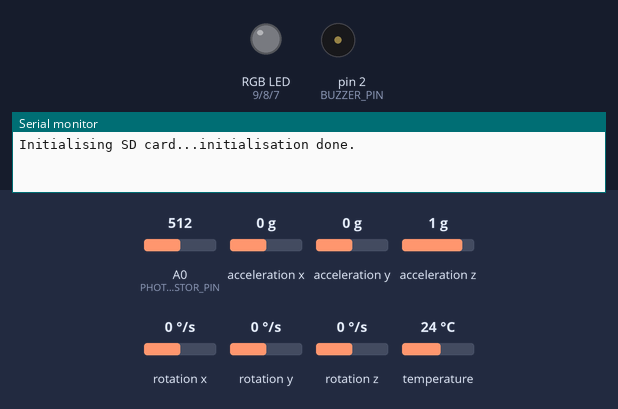
Bench run of a sketch on a simulated Arduino Mega 2560, built with avr-gcc and run on an emulated ATmega2560. Parts: an RGB LED mixed from three pins (HIGH = lit), buzzer (waves = sounding, pin HIGH), the last lines printed to the serial monitor. Wiring (from diagram.json): ultrasonic range finder: trigger pin 11; echo pin 10. Inputs (shaded band) come from the test bench; at power-on: A0 (PHOTO_RESISTOR_PIN) = 512, acceleration x 0 g, acceleration y 0 g, acceleration z 1 g, rotation x 0 °/s, rotation y 0 °/s, rotation z 0 °/s, temperature 24 °C. Dim RGB values are drawn brighter than linear; storage starts empty; pins used as bus, display or sensor lines are not drawn.

Above: at 3.05 s.
At 4.95 s:
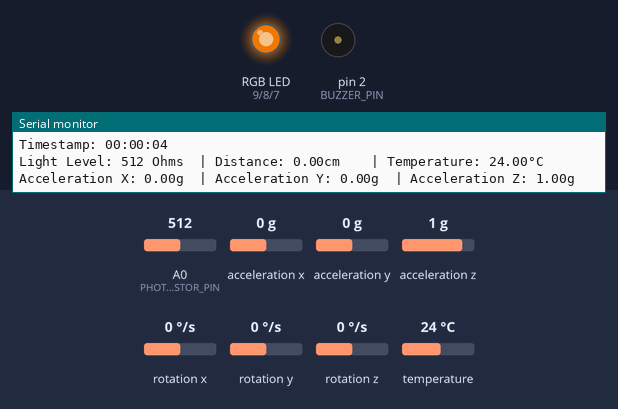
At 6.95 s:
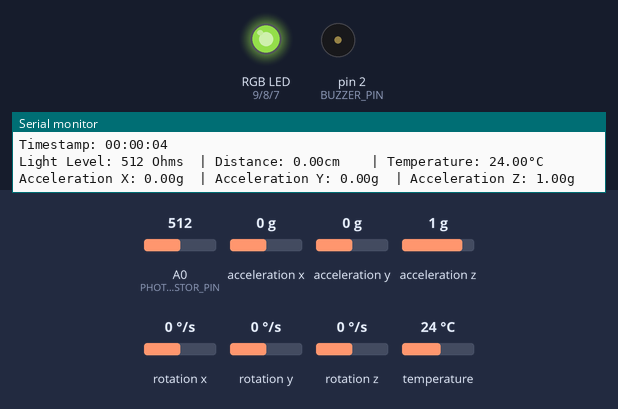
At 10.95 s:
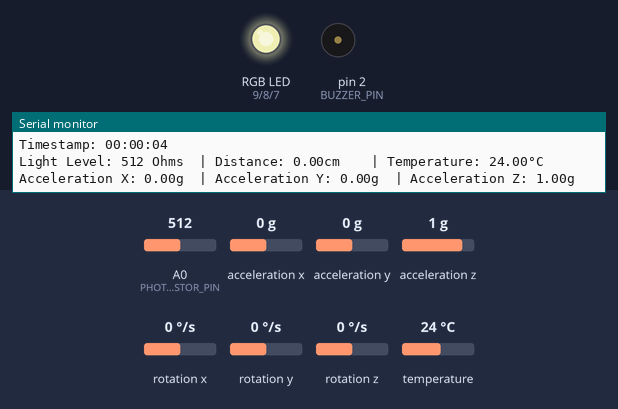
At 15.05 s:
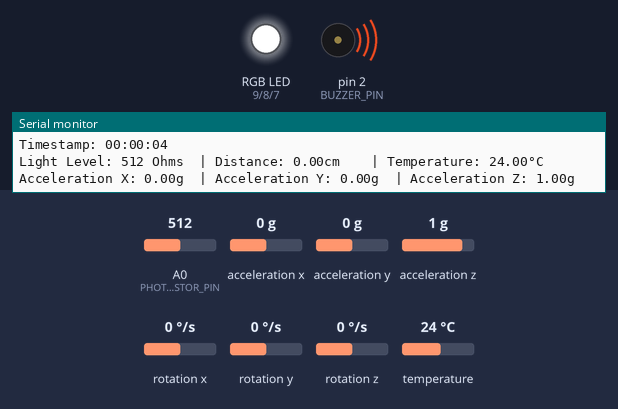
At 18.95 s:
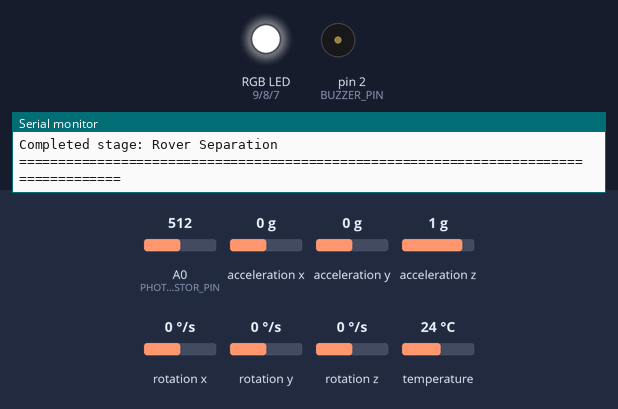
Timing chart, 0 to 23.8 s (numbered marks = the images above):
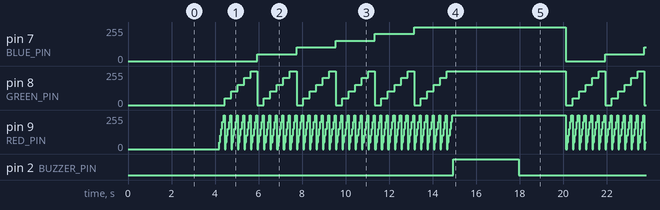

The sketch:

sketch.ino
```cpp
#include <MPU6050_tockn.h>
#include <NewPing.h>
#include <Wire.h>
#include <SPI.h>
#include <SD.h>

MPU6050 mpu6050(Wire);

// Define pins for HC-SR04 sensor
#define TRIGGER_PIN 10
#define ECHO_PIN 11

// Define pins for LED lights
#define BLUE_PIN 7
#define GREEN_PIN 8
#define RED_PIN 9

// Define pin for buzzer
#define BUZZER_PIN 2

// Define constants for distance thresholds
#define Parachute_Deploy 200           // cm
#define Heat_Shield_Separation 170     // cm
#define Radar_Lock 123                 // cm
#define Terrain_Relative_Navigation 62 // cm
#define Backshell_Separation 33        // cm
#define Rover_Separation 10            // cm

// Define constants for Photoresistor(photocell)s
#define PHOTO_RESISTOR_PIN A0

// Define pins for SD card module
#define SD_CS_PIN 53
#define SD_MISO_PIN 51
#define SD_MOSI_PIN 50
#define SD_SCK_PIN 52

NewPing sonar(TRIGGER_PIN, ECHO_PIN, Parachute_Deploy);

// Define a variable to store the photoresistor value
int photoresistorValue;

void setColor(int red, int green, int blue)
{
  analogWrite(BLUE_PIN, red);
  analogWrite(GREEN_PIN, green);
  analogWrite(RED_PIN, blue);
}

void setup()
{
  // Set trigger pin as output and echo pin as input
  pinMode(TRIGGER_PIN, OUTPUT);
  pinMode(ECHO_PIN, INPUT);
  Serial.begin(9600);

  pinMode(BLUE_PIN, OUTPUT);
  pinMode(GREEN_PIN, OUTPUT);
  pinMode(RED_PIN, OUTPUT);

  // Set buzzer pin as output and turn it off initially
  pinMode(BUZZER_PIN, OUTPUT);
  digitalWrite(BUZZER_PIN, LOW);

  // Configure the photoresistor pin as an input
  pinMode(PHOTO_RESISTOR_PIN, INPUT);

  Wire.begin();
  mpu6050.begin();
  mpu6050.calcGyroOffsets(true);

  // SD card initialisation
  Serial.print("Initialising SD card...");
  if (!SD.begin(SD_CS_PIN)) {
    Serial.println("initialisation failed!");
    return;
  }
  Serial.println("initialisation done.");

  SD.remove("data.txt"); // Remove existing data.txt file if it exists
}


void loop()
{
  // Send a short pulse to trigger the sensor
  digitalWrite(TRIGGER_PIN, HIGH);
  delayMicroseconds(10);
  digitalWrite(TRIGGER_PIN, LOW);

  // Measure the duration of the echo pulse
  long duration = pulseIn(ECHO_PIN, HIGH);

  // Calculate the distance based on the speed of sound (343 m/s)
  float distance = (duration / 2) * (0.0343);

  // Read the photoresistor value
  photoresistorValue = analogRead(PHOTO_RESISTOR_PIN);

  mpu6050.update();
  unsigned long currentTime = millis();
  int hours = (currentTime / 3600000) % 24;
  int minutes = (currentTime / 60000) % 60;
  int seconds = (currentTime / 1000) % 60;

  char timestamp[12]; // The buffer for the formatted timestamp
  sprintf(timestamp, "%02d:%02d:%02d", hours, minutes, seconds);
  // The photoresistor's measurement is in Ohms because it is a variable resistor.
  // Its resistance changes based on the amount of light it is exposed to. When the light
  // intensity increases, the resistance decreases, and vice versa. Therefore, the output
  // value of the photoresistor represents its resistance in Ohms, which directly
  // correlates with the light intensity.
  Serial.print("Timestamp: ");
  Serial.println(timestamp);
  Serial.print("Light Level: ");
  Serial.print(photoresistorValue);
  Serial.print(" Ohms");
  Serial.print("\t| Distance: ");
  Serial.print(distance);
  Serial.print("cm");
  Serial.print("\t\t| Temperature: ");
  Serial.print(mpu6050.getTemp());
  Serial.println("°C");
  // Acceleration is measured in units of gravity (g),
  // where 1g is approximately 9.81(m/(s^2))
  Serial.print("Acceleration X: ");
  Serial.print(mpu6050.getAccX());
  Serial.print("g");
  Serial.print("\t| Acceleration Y: ");
  Serial.print(mpu6050.getAccY());
  Serial.print("g");
  Serial.print("\t| Acceleration Z: ");
  Serial.print(mpu6050.getAccZ());
  Serial.println("g");


  // Open the file to write data to SD card
  File dataFile = SD.open("data.txt", FILE_WRITE);

  // Check if the file is available for writing
  if (dataFile) {
    dataFile.println(timestamp);
    dataFile.print("Light Level: ");
    dataFile.print(photoresistorValue);
    dataFile.println(" Ohms");
    dataFile.print("Distance: ");
    dataFile.print(distance);
    dataFile.println("cm");
    dataFile.print("Temperature: ");
    dataFile.print(mpu6050.getTemp());
    dataFile.println("°C");
    dataFile.print("Acceleration X: ");
    dataFile.print(mpu6050.getAccX());
    dataFile.println("g");
    dataFile.print("Acceleration Y: ");
    dataFile.print(mpu6050.getAccY());
    dataFile.println("g");
    dataFile.print("Acceleration Z: ");
    dataFile.print(mpu6050.getAccZ());
    dataFile.println("g");
    //Print the stage information
    if (distance > Parachute_Deploy) {
      dataFile.println("Next stage: Parachute Deployment");
    } else if (distance > Heat_Shield_Separation && distance <= Parachute_Deploy) {
      dataFile.println("Completed stage: Parachute Deployment");
      dataFile.println("Next stage: Heat Shield Separation");
    } else if (distance > Radar_Lock && distance <= Heat_Shield_Separation) {
      dataFile.println("Completed stage: Heat Shield Separation");
      dataFile.println("Next stage: Radar Lock");
    } else if (distance > Terrain_Relative_Navigation && distance <= Radar_Lock) {
      dataFile.println("Completed stage: Radar Lock");
      dataFile.println("Next stage: Terrain Relative Navigation");
    } else if (distance > Backshell_Separation && distance <= Terrain_Relative_Navigation) {
      dataFile.println("Completed stage: Terrain Relative Navigation");
      dataFile.println("Next stage: Backshell Separation");
    } else if (distance > Rover_Separation && distance < Backshell_Separation) {
      dataFile.println("Completed stage: Backshell Separation");
      dataFile.println("Next stage: Rover Separation");
    } else if (distance <= Rover_Separation) {
      dataFile.println("Completed stage: Rover Separation");
    }
      dataFile.println("==========================");
      // Close the file after writing
      dataFile.close();
  } else {
    // If the file isn't open, pop up an error
    Serial.println("Error opening data.txt");
  }


  // Colour initialisation
  setColor(0, 0, 0);

  if (distance > Parachute_Deploy)
  { // Parachute Deployment
    // RGB BLUE
    setColor(0, 0, 255);
    Serial.print("Next stage: ");
    Serial.println("Parachute Deployment");
    // Turn off buzzer
    digitalWrite(BUZZER_PIN, LOW);
  }
  else if (distance > Heat_Shield_Separation && distance <= Parachute_Deploy)
  { // Heat Shield Separation
    // TRGB GREEN
    setColor(0, 255, 0);
    Serial.print("Completed stage: ");
    Serial.println("Parachute Deployment");
    Serial.print("Next stage: ");
    Serial.println("Heat Shield Separation");
    // Turn off buzzer
    digitalWrite(BUZZER_PIN, LOW);
  }
  else if (distance > Radar_Lock && distance <= Heat_Shield_Separation)
  { // Radar Lock
    // RGB YELLOW
    setColor(255, 255, 0);

    Serial.print("Completed stage: ");
    Serial.println("Heat Shield Separation");
    Serial.print("Next stage: ");
    Serial.println("Radar Lock");
    // Turn off buzzer
    digitalWrite(BUZZER_PIN, LOW);
  }
  else if (distance > Terrain_Relative_Navigation && distance <= Radar_Lock)
  { // Terrain Relative Navigation
    // RGB WHITE
    setColor(255, 255, 255);

    Serial.print("Completed stage: ");
    Serial.println("Radar Lock");
    Serial.print("Next stage: ");
    Serial.println("Terrain Relative Navigation");
    // Turn off buzzer
    digitalWrite(BUZZER_PIN, LOW);
  }
  else if (distance > Backshell_Separation && distance <= Terrain_Relative_Navigation)
  { // Backshell Separation
    // RGB RED
    setColor(255, 0, 0);

    Serial.print("Completed stage: ");
    Serial.println("Terrain Relative Navigation");
    Serial.print("Next stage: ");
    Serial.println("Backshell Separation");
    // Turn off buzzer
    digitalWrite(BUZZER_PIN, LOW);
  }
  else if (distance > Rover_Separation && distance < Backshell_Separation)
  { // Rover Separation
    // RGB AQUA
    setColor(0, 255, 255);

    Serial.print("Completed stage: ");
    Serial.println("Backshell Separation");
    Serial.print("Next stage: ");
    Serial.println("Rover Separation");
    // Turn off buzzer
    digitalWrite(BUZZER_PIN, LOW);
  }
  else if (distance <= Rover_Separation)
  {
    // Iterate through the colors
    for (int r = 0; r <= 255; r += 51)
    {
      for (int g = 0; g <= 255; g += 51)
      {
        for (int b = 0; b <= 255; b += 51)
        {
          setColor(r, g, b);
          delay(50); // Adjust this value to change the speed of color transitions
        }
      }
    }

    digitalWrite(BUZZER_PIN, HIGH); // active the buzzer
    delay(3000);                    // delay of 3000 millisecond = 3s
    digitalWrite(BUZZER_PIN, LOW);  // deactivat the buzzer

    Serial.print("Completed stage: ");
    Serial.println("Rover Separation");
  }
  Serial.println("=====================================================================================");


  delay(1000);
}
```

Measured:
- by itself, pin 7 (BLUE_PIN): repeats every 16.0 s: 102/255 1.8 s, 153/255 1.8 s, 204/255 1.8 s, 255/255 7.0 s, 0/255 1.8 s, 51/255 1.8 s
- by itself, pin 8 (GREEN_PIN), pin 9 (RED_PIN): moves between 0/255 and 255/255, repeating every 16.0 s
- by itself, pin 2 (BUZZER_PIN): alternates HIGH for 3.0 s and LOW for 13.0 s
